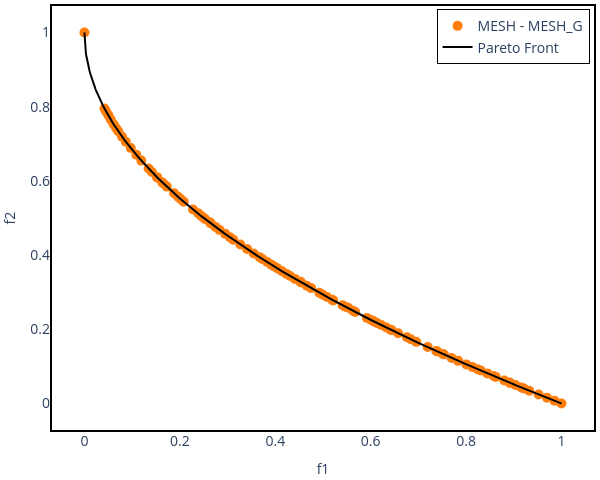

The cell this chart's notebook holds for it:
### Markdown cell above
## Benchmark 2D:

### Code cell
pareto_front = []
objective_dim = 2 # Number of objectives
position_dim = 10 # Number of variables
n_pareto_points = 1000 # Number of Pareto points to be generated

experiment_name = "zdt4"

# Choosing the files
choose_global_best_attribution_type = [0] # [0, 1, 2, 3]
choose_dm_pool_type = [0] # [0, 1, 2]
choose_de_mutation_type = [0] # [0, 1, 2, 3, 4]

# Name of chosen files
file_names = [
        f"MESH_G{i+1}S{j+1}D{k+1}_{experiment_name}_{objective_dim}_{position_dim}.pkl"
        for i in choose_global_best_attribution_type
        for j in choose_dm_pool_type
        for k in choose_de_mutation_type
    ]
num_dataset = len(file_names) # Number of dataset

##### Color setup #####
solid_colors = [mcolors.to_hex(cm.tab10(i+1)) for i in range(num_dataset)] # List with solid colors
colorscales = pc.named_colorscales() # List of color scales
num_scales = len(colorscales)
#######################

##### Marker setup #####
marker_symbols = ['circle', 'circle-open', 'diamond', 'diamond-open', 'square', 'square-open', 'x']
num_symbols = len(marker_symbols)
#######################

for i in range(num_dataset):
  with open("./results/" + file_names[i], "rb") as f:
    r = pickle.load(f)
    pareto_front.append(
      go.Scatter(x=r['combined'][1][:,0],
                   y=r['combined'][1][:,1],
                   mode='markers', 
                   marker=dict(size=10, symbol=marker_symbols[i % num_symbols], color=solid_colors[i]), #r['combined'][1][:,1], colorscale=colorscales[(i+1) % num_scales]),
                   name='MESH - ' + file_names[i][:6],
                   showlegend=True)
    )

# Creating a subplot
fig = go.Figure()

for i in range(num_dataset):
    fig.add_trace(pareto_front[i])

axis_range = None # [-0.05, 1.05]
# Setting layout
fig.update_layout(
    shapes=[
        dict(
            type="rect",
            xref="paper", yref="paper",
            x0=0, y0=0, x1=1, y1=1,
            line=dict(color="black", width=2),
            fillcolor="rgba(0,0,0,0)"  # Transparente
        )
    ],
    xaxis=dict(title=dict(text='f1', font=dict(size=14)), tickfont=dict(size=14)),
    yaxis=dict(title=dict(text='f2', font=dict(size=14)), tickfont=dict(size=14)),
    # title=dict(
    #     text='MESH - ' + experiment_name.upper(),
    #     x=0.5,  # Centering the title
    #     xanchor='center',
    #     yanchor='top'
    # ),
    legend=dict(
        x=0.99,
        y=0.99,
        xanchor="right",
        yanchor="top",
        bgcolor="rgba(255,255,255,0.8)",  # fundo leve para não colidir com os pontos
        bordercolor="black",
        borderwidth=1,
        font=dict(size=14)
    ),
    showlegend=True,
    margin=dict(l=5, r=5, b=5, t=5), # Rearrange the margin
    width=600,   # Figure width (pixels)
    height=480,  # Figure height (pixels)
    paper_bgcolor="white",
    plot_bgcolor='white'
)

# Plotting the Pareto front
real_pareto_front = get_pareto(experiment_name, n_pareto_points, position_dim, 2)
fig.add_trace(
	go.Scatter(x=real_pareto_front[:,0],
		y=real_pareto_front[:,1],
		mode='lines', line=dict(width=2, color='black'),
		name='Pareto Front',
		showlegend=True
		)
	)

# Showing the figure
fig.show()

### Figure 1 — Plotly figure (JSON) as saved in the notebook; plotly's stock layout.template omitted (floating-point values rounded to 4 significant figures; data arrays with more than 128 entries replaced by an {"elided": "..."} marker saying what was removed)
{"data": [{"marker": {"color": "#ff7f0e", "size": 10, "symbol": "circle"}, "mode": "markers", "name": "MESH - MESH_G", "showlegend": true, "type": "scatter", "x": [1, 0, 0.1343, 0.1192, 0.9324, 0.9853, 0.88, 0.9521, 0.4412, 0.9033, 0.3409, 0.7194, 0.6955, 0.3548, 0.5085, 0.383, 0.862, 0.9694, 0.7374, 0.097, 0.8445, 0.1962, 0.7697, 0.1879, 0.1628, 0.8004, 0.373, 0.6325, 0.2949, 0.4993, 0.0611, 0.4049, 0.553, 0.9155, 0.8578, 0.7536, 0.253, 0.4661, 0.1414, 0.5628, 0.3049, 0.1525, 0.6442, 0.9212, 0.8239, 0.6132, 0.4924, 0.6576, 0.1086, 0.4142, 0.2647, 0.6841, 0.5921, 0.6009, 0.4539, 0.2629, 0.1526, 0.2384, 0.05485, 0.453, 0.5195, 0.7398, 0.07878, 0.2436, 0.4237, 0.5676, 0.1656, 0.6759, 0.04206, 0.06652, 0.8131, 0.312, 0.3919, 0.04571, 0.6065, 0.7514, 0.2746, 0.1725, 0.07093, 0.5411, 0.8303, 0.2082, 0.5215, 0.8919, 0.475, 0.2489, 0.6418, 0.6219, 0.3988, 0.283, 0.5464, 0.7835, 0.04998, 0.3673, 0.8911, 0.2023, 0.4312, 0.08666, 0.3268, 0.2275], "y": [1.136e-06, 1.0, 0.6335, 0.6548, 0.03443, 0.00738, 0.0619, 0.02426, 0.3359, 0.04959, 0.4163, 0.152, 0.1661, 0.4044, 0.287, 0.3812, 0.0716, 0.01541, 0.1413, 0.6886, 0.08107, 0.5571, 0.1227, 0.5666, 0.5965, 0.1053, 0.3893, 0.2047, 0.4572, 0.2934, 0.7528, 0.3639, 0.258, 0.04321, 0.07383, 0.1319, 0.497, 0.3174, 0.624, 0.2498, 0.4479, 0.6095, 0.1974, 0.0402, 0.09235, 0.2169, 0.2985, 0.1891, 0.6704, 0.3565, 0.4855, 0.1732, 0.2306, 0.2248, 0.3263, 0.4884, 0.6094, 0.5127, 0.7659, 0.3279, 0.2793, 0.1399, 0.7193, 0.5066, 0.3492, 0.2466, 0.5931, 0.1783, 0.7949, 0.7422, 0.09833, 0.4415, 0.374, 0.7863, 0.2213, 0.1332, 0.476, 0.5847, 0.7337, 0.2648, 0.08911, 0.5437, 0.2779, 0.05558, 0.311, 0.5012, 0.1989, 0.2115, 0.3685, 0.468, 0.2608, 0.1149, 0.7776, 0.3942, 0.05655, 0.5503, 0.3435, 0.7056, 0.4283, 0.5231]}, {"line": {"color": "black", "width": 2}, "mode": "lines", "name": "Pareto Front", "showlegend": true, "type": "scatter", "x": {"elided": "1000 float values"}, "y": {"elided": "1000 float values"}}], "layout": {"height": 480, "legend": {"bgcolor": "rgba(255,255,255,0.8)", "bordercolor": "black", "borderwidth": 1, "font": {"size": 14}, "x": 0.99, "xanchor": "right", "y": 0.99, "yanchor": "top"}, "margin": {"b": 5, "l": 5, "r": 5, "t": 5}, "paper_bgcolor": "white", "plot_bgcolor": "white", "shapes": [{"fillcolor": "rgba(0,0,0,0)", "line": {"color": "black", "width": 2}, "type": "rect", "x0": 0, "x1": 1, "xref": "paper", "y0": 0, "y1": 1, "yref": "paper"}], "showlegend": true, "width": 600, "xaxis": {"tickfont": {"size": 14}, "title": {"font": {"size": 14}, "text": "f1"}}, "yaxis": {"tickfont": {"size": 14}, "title": {"font": {"size": 14}, "text": "f2"}}}}
